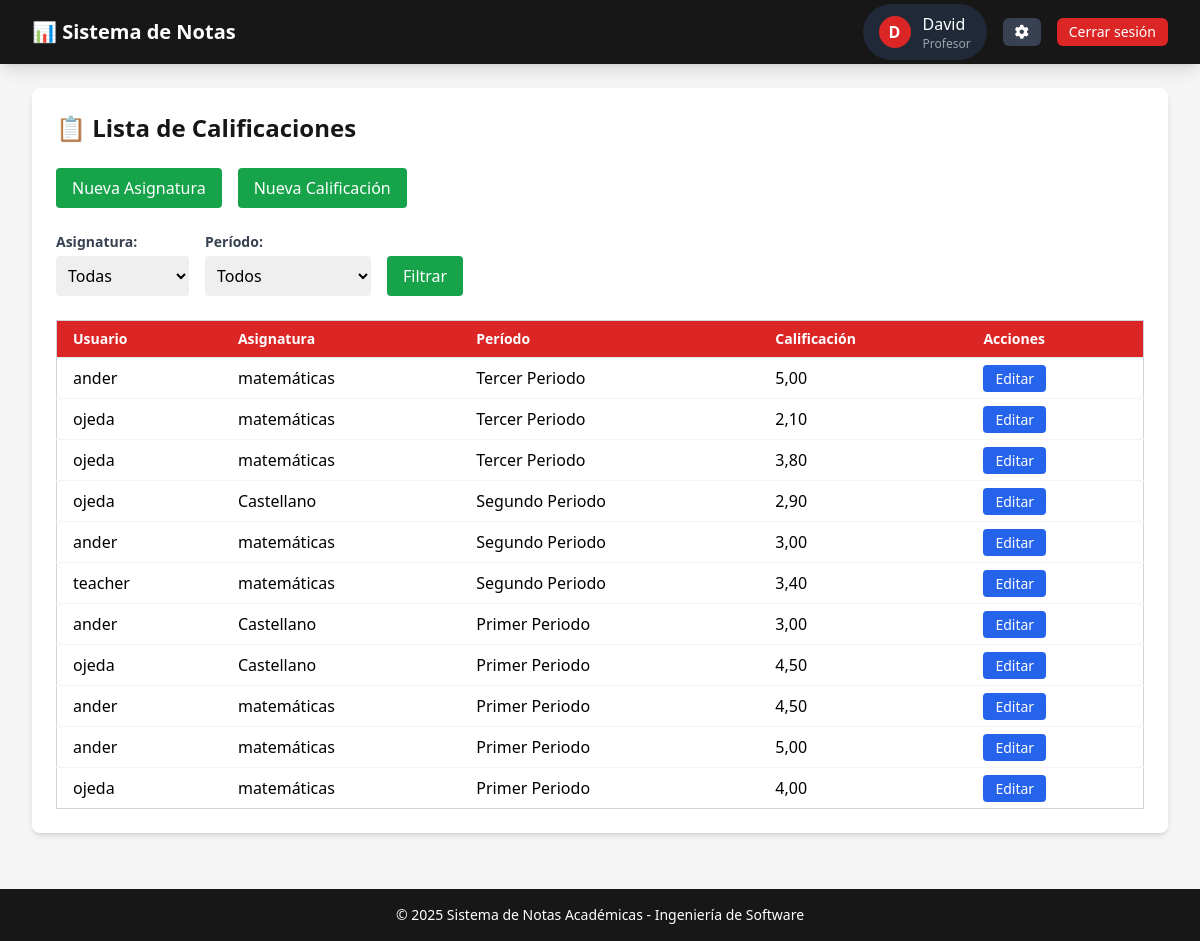
Before: /academico/lista_calificaciones/ (signed in) with the older database file.
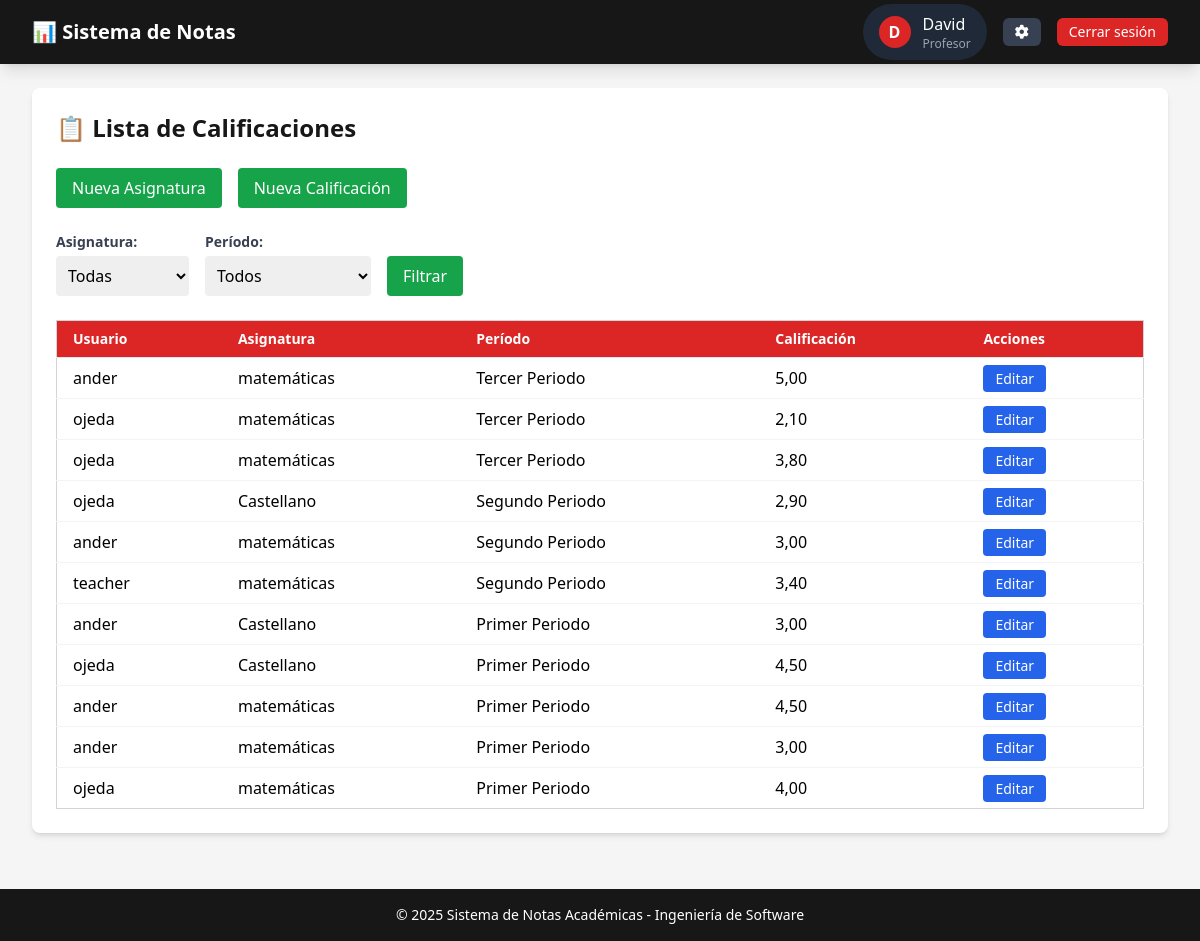
After: the same page with the newer database file.
### academico/models.py (models this page shows, shortened)
class User(AbstractUser):
    ROLES = [('admin', 'Administrador'), ('profesor', 'Profesor'), ('estudiante', 'Estudiante')]
    username = models.CharField('Nombre de usuario', max_length=30, unique=True)
    rol = models.CharField('Rol', max_length=20, choices=ROLES, default='estudiante')
    pregunta_seguridad = models.CharField('Pregunta de recuperación', max_length=200, blank=True, null=True)
    respuesta_seguridad = models.CharField('Respuesta de recuperación', max_length=200, blank=True, null=True)
    primer_inicio_sesion = models.BooleanField(default=True)
    intentos_recuperacion = models.IntegerField(default=0)
    ultimo_intento = models.DateTimeField(null=True, blank=True)
    objects = CustomUserManager()
    USERNAME_FIELD = 'username'
    REQUIRED_FIELDS = ['rol']

class Calificacion(models.Model):
    class Meta:
        indexes = [
            models.Index(fields=['estudiante', 'asignatura']),
            models.Index(fields=['periodo']),
            models.Index(fields=['profesor'])
        ]
        ordering = ['-periodo__nombre', 'asignatura__nombre']
    estudiante = models.ForeignKey(Estudiante, on_delete=models.CASCADE)
    profesor = models.ForeignKey(Profesor, on_delete=models.CASCADE)
    asignatura = models.ForeignKey(Asignatura, on_delete=models.CASCADE)
    periodo = models.ForeignKey(Periodo, on_delete=models.CASCADE)
    tipo_evaluacion = models.CharField(max_length=50, default="Final")
    nota = models.DecimalField(max_digits=4, decimal_places=2)

class Estudiante(models.Model):
    user = models.OneToOneField(settings.AUTH_USER_MODEL, on_delete=models.CASCADE)
    matricula = models.CharField(max_length=30, unique=True)

class Asignatura(models.Model):
    nombre = models.CharField(max_length=100)

class Periodo(models.Model):
    nombre = models.CharField(max_length=100)

### academico/views.py (the view)
# urls.py: path('lista_calificaciones/', views.lista_calificaciones, name='lista_calificaciones'),
@login_required
def lista_calificaciones(request):
    if request.user.rol != 'profesor':
        messages.error(request, "Acceso restringido a profesores.")
        return redirect('login')
    try:
        profesor = Profesor.objects.get(user=request.user)
    except Profesor.DoesNotExist:
        messages.error(request, "Perfil de profesor no encontrado.")
        return redirect('login')
    asignatura_id = request.GET.get('asignatura')
    periodo_id = request.GET.get('periodo')
    calificaciones = Calificacion.objects.filter(profesor=profesor).select_related('estudiante__user', 'asignatura', 'periodo')
    if asignatura_id:
        calificaciones = calificaciones.filter(asignatura_id=asignatura_id)
    if periodo_id:
        calificaciones = calificaciones.filter(periodo_id=periodo_id)
    context = {
        'calificaciones': calificaciones,
        'asignaturas': Asignatura.objects.all(),
        'periodos': Periodo.objects.all(),
        'mensaje': "No hay calificaciones registradas." if not calificaciones.exists() else None
    }
    return render(request, 'academico/calificaciones/lista_calificaciones.html', context)

### templates/academico/calificaciones/lista_calificaciones.html (shortened to what this page needs)
{% extends 'base/base_generic.html' %}
{% block content %}
<div class="bg-white p-6 rounded-lg shadow-md">
    <h2 class="text-2xl font-bold text-academic-secondary mb-6">📋 Lista de Calificaciones</h2>
    <div class="flex flex-wrap items-center gap-4 mb-6">
        <a href="{% url 'crear_asignatura' %}" class="bg-green-600 text-white px-4 py-2 rounded hover:bg-green-700 transition">Nueva Asignatura</a>
        <a href="{% url 'crear_calificacion' %}" class="bg-green-600 text-white px-4 py-2 rounded hover:bg-green-700 transition">Nueva Calificación</a>
    </div>
    <form method="get" class="flex flex-wrap gap-4 items-center mb-6">
        <div>
            <label class="block mb-1 font-semibold text-sm text-gray-700">Asignatura:</label>
            <select name="asignatura" class="border-gray-300 rounded p-2">
                <option value="">Todas</option>
            </select>
        </div>
        <div>
            <label class="block mb-1 font-semibold text-sm text-gray-700">Período:</label>
            <select name="periodo" class="border-gray-300 rounded p-2">
                <option value="">Todos</option>
            </select>
        </div>
        <div class="self-end">
            <button type="submit" class="bg-green-600 text-white px-4 py-2 rounded hover:bg-green-700 transition">Filtrar</button>
        </div>
    </form>
    <div class="overflow-x-auto">
        <table class="min-w-full divide-y divide-gray-200 border border-gray-300">
            <thead class="bg-academic-primary text-white">
                <tr>
                    <th class="px-4 py-2 text-left text-sm font-semibold">Usuario</th>
                    <th class="px-4 py-2 text-left text-sm font-semibold">Asignatura</th>
                    <th class="px-4 py-2 text-left text-sm font-semibold">Período</th>
                    <th class="px-4 py-2 text-left text-sm font-semibold">Calificación</th>
                    <th class="px-4 py-2 text-left text-sm font-semibold">Acciones</th>
                </tr>
            </thead>
            <tbody class="bg-white divide-y divide-gray-100">
                {% for calificacion in calificaciones %}
                    <tr class="hover:bg-gray-50">
                        <td class="px-4 py-2">{{ calificacion.estudiante.user.username }}</td>
                        <td class="px-4 py-2">{{ calificacion.asignatura.nombre }}</td>
                        <td class="px-4 py-2">{{ calificacion.periodo.nombre }}</td>
                        <td class="px-4 py-2">{{ calificacion.nota|default:"-"|floatformat:2 }}</td>
                        <td class="px-4 py-2">
                            <a href="{% url 'editar_calificacion' calificacion.id %}"
                               class="bg-blue-600 text-white px-3 py-1 rounded hover:bg-blue-700 transition text-sm">
                                Editar
                            </a>
                        </td>
                    </tr>
                {% empty %}
                    <tr>
                        <td colspan="5" class="px-4 py-4 text-center text-gray-500">No hay calificaciones registradas.</td>
                    </tr>
                {% endfor %}
            </tbody>
        </table>
    </div>
</div>
{% endblock %}

### templates/base/base_generic.html
<!DOCTYPE html>
<html lang="es" class="h-full">
<head>
    {% include 'base/components/head.html' %}
</head>
<body class="h-full bg-academic-light font-sans antialiased">
    {% include 'base/components/navbar.html' %}
    <main class="max-w-7xl mx-auto py-6 sm:px-6 lg:px-8">
        {% block content %}{% endblock %}
    </main>
    {% include 'base/components/footer.html' %}
</body>
</html>

### templates/base/components/head.html (shortened to what this page needs)
<script src="https://cdn.tailwindcss.com"></script>
<link rel="stylesheet" href="https://cdnjs.cloudflare.com/ajax/libs/animate.css/4.1.1/animate.min.css"/>
<link rel="stylesheet" href="https://cdnjs.cloudflare.com/ajax/libs/font-awesome/6.4.0/css/all.min.css"
 />

### templates/base/components/navbar.html (shortened to what this page needs)
<nav class="bg-academic-secondary shadow-lg">
    <div class="max-w-7xl mx-auto px-4 sm:px-6 lg:px-8">
        <div class="flex items-center justify-between h-16">
            <div class="flex items-center">
                <div class="flex-shrink-0">
                    <span class="text-white font-bold text-xl">📊 Sistema de Notas</span>
                </div>
            </div>
            <div class="flex items-center">
                {% if user.is_authenticated %}
                <div class="relative flex items-center space-x-4">
                    <div class="flex items-center space-x-3 bg-gray-800 rounded-full px-4 py-2">
                        <div class="w-8 h-8 rounded-full bg-academic-primary flex items-center justify-center text-white font-bold">
                            {{ user.username|make_list|first|upper }}
                        </div>
                        <div class="flex flex-col">
                            <span class="text-white font-medium">{{ user.username }}</span>
                            <span class="text-gray-400 text-xs">{{ user.get_rol_display }}</span>
                        </div>
                    </div>
                    <button id="configBtn" type="button" class="px-3 py-1 rounded-md text-sm font-medium text-white bg-gray-700 hover:bg-gray-600 transition duration-300 ease-in-out transform hover:scale-105">
                        <i class="fas fa-cog hover:animate-spin"></i>
                    </button>
                    <a href="{% url 'logout' %}" class="px-3 py-1 rounded-md text-sm font-medium text-white bg-academic-primary hover:bg-red-700 transition duration-300 ease-in-out transform hover:scale-105">
                        Cerrar sesión
                    </a>
                </div>
                {% endif %}
            </div>
        </div>
    </div>
</nav>

### templates/base/components/footer.html (shortened to what this page needs)
<footer class="bg-academic-secondary text-white py-4 mt-8">
    <div class="max-w-7xl mx-auto px-4 sm:px-6 lg:px-8 text-center text-sm">
        <p>© {% now "Y" %} Sistema de Notas Académicas - Ingeniería de Software</p>
    </div>
</footer>

Changed rows visible on the page:
changed Calificacion (number 10 of 11 on the later page): nota "5,00" → "3,00"
